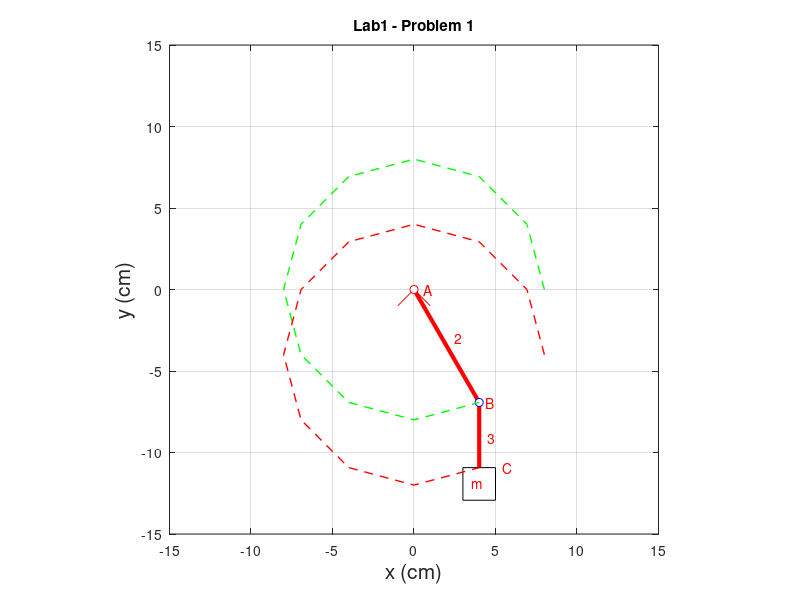

Here is the MATLAB script that generated this plot:
%% MIE301 Lab 1 Case 1

close all; % closes all figures
clear all; % clears all variables from memory
clc;       % clears all calculations from the Matlab workspace

% Plot Parameters: these will be used to set the axis limits on the figure
% using axis()
xmin= -15;  % leftmost window edge
xmax=15;   % rightmost window edge
ymin= -15; % bottom window edge
ymax= 15;  % top window edge
%% Define the link and motion Parameters

stepsize = 30 *pi/180;                          % number of configuration steps to calculate along mechanism rotation
max_rotation_theta2 = 320 *pi/180;              % rotation limit of theta2, radians
theta2 = 0 : stepsize : max_rotation_theta2;    % link 2 rotation into 'increments' number of angles
length2 = 8;                                    % link #2 length
length3 = 4;                                    % link #3 length
%% set up figure

figure(1);                         %create new figure
set(1,'WindowStyle','Docked')      %dock the figure
%% calculate mechanism motion and plot it

for i=1:length(theta2)                            % step through motion of the mechanism
    hold off;                                     % erase the previously plotted data each cycle
    Ax(i) = 0;                                    % pivot point of link 2 position
    Ay(i) = 0;                                    % pivot point of link 2 position
    Bx(i) = length2*cos( theta2(i) );             % point B position
    By(i) = length2*sin( theta2(i) );
    Cx(i) = Bx(i);                                % Point C position   
    Cy(i) = By(i) - length3;
    
    %hold on; % For Testing purposes, COMMENT BEFORE SUBMISSION 

    % point B position
    plot( [Ax(i) Bx(i)], [Ay(i), By(i)],'Color','r','LineWidth',3 ) %draw the link from A to B for the current configuration
    
    hold on;
    % Point C Position
    plot( [Bx(i) Cx(i)], [By(i), Cy(i)],'Color','r','LineWidth',3 ) %draw the link from B to C for the current configuration

    
    hold on;
    
    basePivotSize = 1;                                 %size of drawn base pivot
    plot([0,basePivotSize],[0,-basePivotSize],'r');     %draw base pivot
    plot([0,-basePivotSize],[0,-basePivotSize],'r');    %draw base pivot
    plot(0,0,'ro','MarkerFaceColor','w');               %draw a small circle at the base pivot point
    plot(Bx(i), By(i), 'bo','MarkerFaceColor','w');     %draw a small circle at B

    text(Ax(i)+0.6, Ay(i), 'A','color','r');            %label point A
    text(Bx(i)+0.4, By(i), 'B','color','r');            %label point B
    text(Cx(i)+1.4, Cy(i), 'C','color','r');            %label point C
    text(Bx(i)/2+0.5, By(i)/2+0.5, '2','color','r');    %Label link 2
    text(Cx(i)+0.5, Cy(i)/1.2, '3','color','r');        %Label link 3



    dx = 1;                                                    % Helper value
    rectangle('position', [Cx(i)-dx, Cy(i)-2*dx, 2*dx, 2*dx]); % Make rectangle
    text(Cx(i)-dx/2, Cy(i)-dx, 'm','color','r');               % label mass


    hold on;                            % draw on top of the current figure
    xlabel('x (cm)', 'fontsize', 15);   % axis label
    ylabel('y (cm)', 'fontsize', 15);   % axil label
    grid on;                            % add a grid to the figure
    axis equal;                         % make sure the figure is not stretched
    title('Lab1 - Problem 1');          % add a title to the figure
    axis( [xmin xmax ymin ymax] );      % set figure axis limits
    
%%
    pause(0.1);                                                                    % wait to proceed to next configuration, in seconds
    
end

plot(Bx(:),By(:),'--g','linewidth',1);                                             % draw a trace of the path of point B
plot(Cx(:),Cy(:),'--r','linewidth',1);                                             % draw a trace of the path of point C

%% 
%